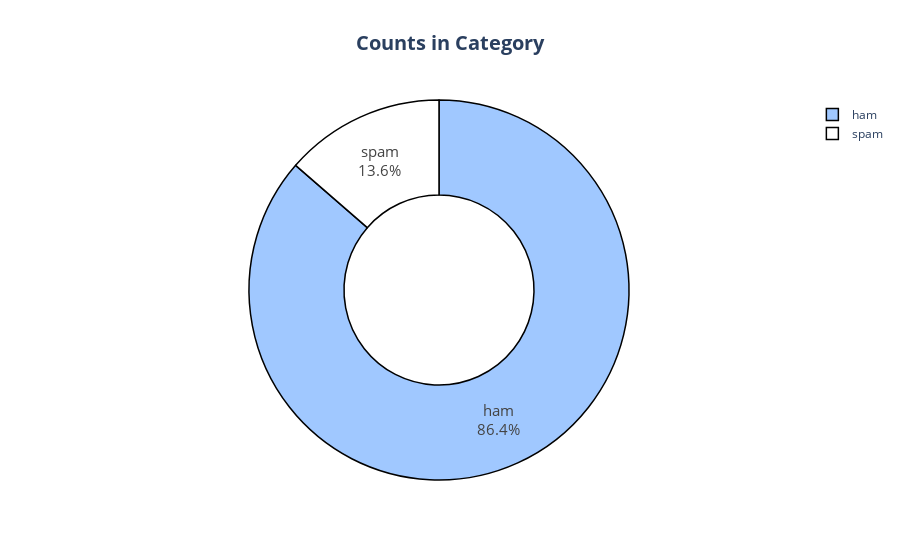

The notebook cell saved with this chart:
### Code cell
fig = px.pie(df, names = "Category",
             title = "<b>Counts in Category</b>",             
             color_discrete_sequence=px.colors.sequential.Blackbody_r,             
             hole = 0.5)

fig.update_layout(title_x = 0.5,
                  title_font = dict(size = 20))

fig.update_traces(textposition='inside',
                  textinfo='percent+label',    
                  textfont_size=15,                  
                  marker=dict(line=dict(color='#000000', width = 1.5)))


fig.show()

### Figure 1 — Plotly figure (JSON) as saved in the notebook; plotly's stock layout.template omitted (floating-point values rounded to 4 significant figures; data arrays with more than 128 entries replaced by an {"elided": "..."} marker saying what was removed)
{"data": [{"domain": {"x": [0, 1], "y": [0, 1]}, "hole": 0.5, "hovertemplate": "Category=%{label}<extra></extra>", "labels": {"elided": "5585 str values"}, "legendgroup": "", "marker": {"line": {"color": "#000000", "width": 1.5}}, "name": "", "showlegend": true, "textfont": {"size": 15}, "textinfo": "percent+label", "textposition": "inside", "type": "pie"}], "layout": {"legend": {"tracegroupgap": 0}, "piecolorway": ["rgb(160,200,255)", "rgb(255,255,255)", "rgb(230,210,0)", "rgb(230,0,0)", "rgb(0,0,0)"], "title": {"font": {"size": 20}, "text": "<b>Counts in Category</b>", "x": 0.5}}}
